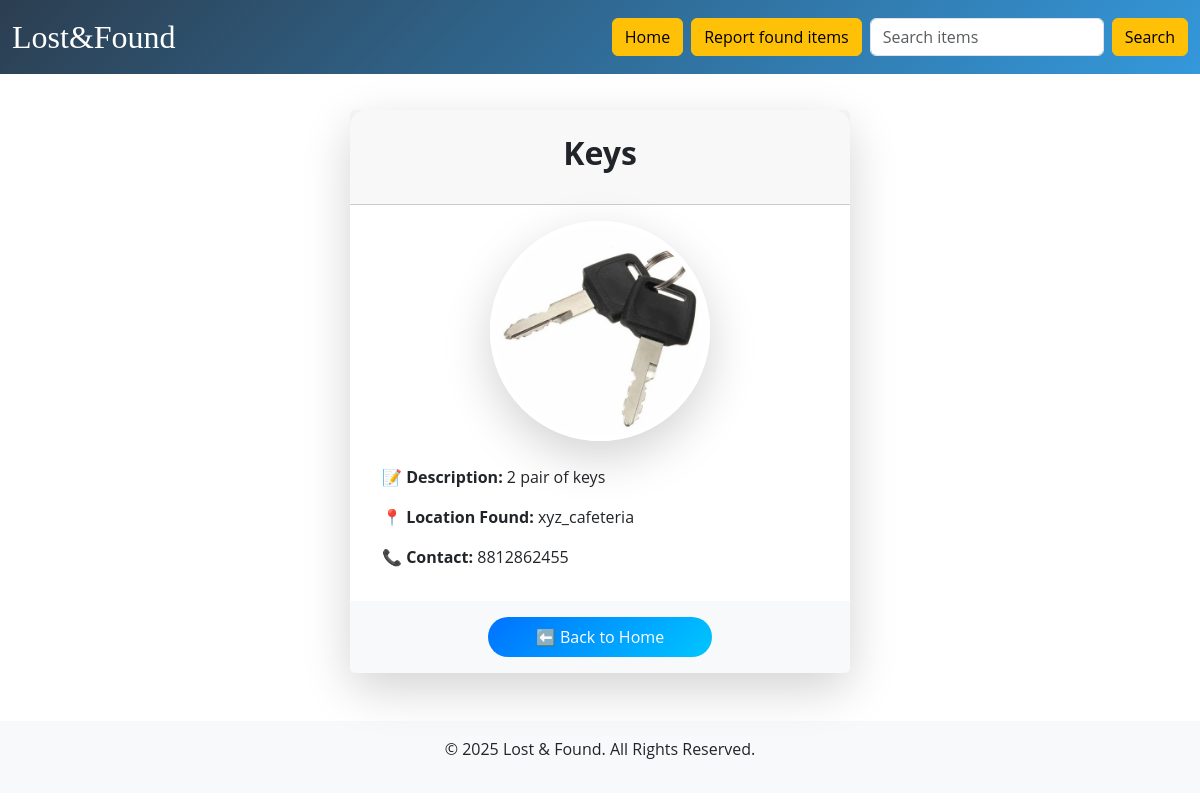
The app's page /pages/view-item.php?id=5 with its own data.
### tables this page shows
CREATE TABLE `lost_items` (
  `id` int(11) NOT NULL,
  `item_name` varchar(255) NOT NULL,
  `description` text NOT NULL,
  `location` varchar(255) NOT NULL,
  `contact` varchar(100) NOT NULL,
  `image` varchar(255) NOT NULL,
  `created_at` timestamp NOT NULL DEFAULT current_timestamp()
);

### pages/view-item.php (the view, shortened to what this page needs)
<?php
include '../config/config.php';
include '../templates/header.php';
if (isset($_GET['id'])) {
    $id = intval($_GET['id']);
    $sql = "SELECT * FROM lost_items WHERE id = $id";
    $result = $conn->query($sql);
    if ($result->num_rows > 0) {
        $row = $result->fetch_assoc();
    } else {
        echo "<div class='container mt-5'><div class='alert alert-danger'>Item not found!</div></div>";
        include '../templates/footer.php';
        exit();
    }
} else {
    echo "<div class='container mt-5'><div class='alert alert-warning'>Invalid request.</div></div>";
    include '../templates/footer.php';
    exit();
}
?>
<link rel="stylesheet" href="style.css">
<div class="container mt-5">
    <div class="card shadow-lg border-0 rounded-4 premium-card mx-auto" style="max-width: 500px; margin-top: 110px;">
        <div class="card-header text-center p-4">
            <h2 class="fw-bold"><?php echo htmlspecialchars($row['item_name']); ?></h2>
        </div>
        <div class="card-body text-center">
            <img src="../assets/images/<?php echo htmlspecialchars($row['image']); ?>"
                class="img-fluid rounded-circle shadow-lg mb-4"
                alt="Item Image"
                style="width: 220px; height: 220px; object-fit: cover; border: 5px solid #fff;">
            <div class="item-info text-start px-3">
                <p><strong>📝 Description:</strong> <?php echo htmlspecialchars($row['description']); ?></p>
                <p><strong>📍 Location Found:</strong> <?php echo htmlspecialchars($row['location']); ?></p>
                <p><strong>📞 Contact:</strong> <?php echo htmlspecialchars($row['contact']); ?></p>
            </div>
        </div>
        <div class="card-footer text-center bg-light border-top-0 p-3">
            <a href="./index.php" class="btn btn-gradient px-5 py-2">⬅️ Back to Home</a>
        </div>
    </div>
</div>
<?php include '../templates/footer.php'; ?>

### pages/style.css (style rules this page uses)
body { font-family: 'Open Sans', sans-serif; }
.btn-gradient { background: linear-gradient(135deg, #0072ff, #00c6ff); color: #fff; font-weight: 500; border: none; border-radius: 25px; transition: transform 0.3s ease, box-shadow 0.3s ease; }

### pages/view-item.php (style rules this page uses)
.card { transition: transform 0.4s ease, box-shadow 0.4s ease; }

### records on screen
lost_items: item_name "Keys", image (picture), description "2 pair of keys", location "xyz_cafeteria", contact "8812862455"
